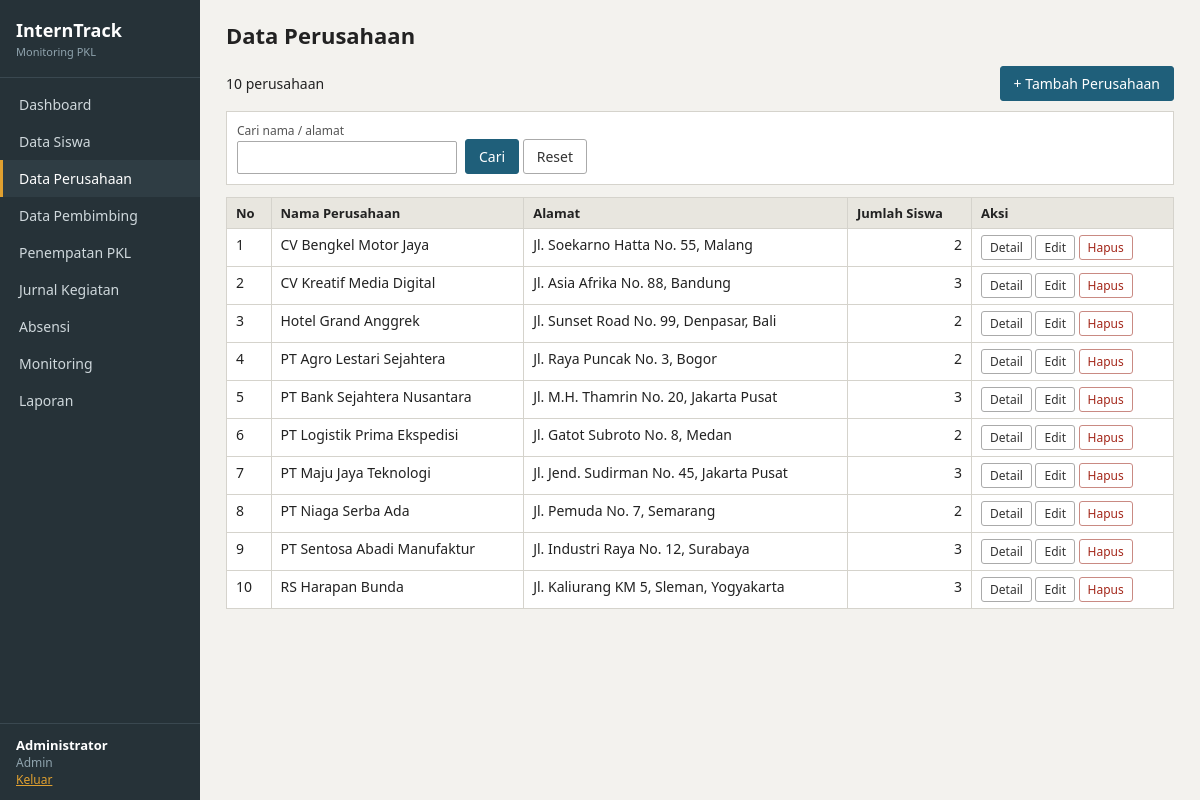
The page /admin/perusahaan.php (signed in) on the database its author committed.
### tables this page shows
CREATE TABLE perusahaan (
    id_perusahaan INT AUTO_INCREMENT,
    nama_perusahaan VARCHAR(100) NOT NULL,
    alamat TEXT,
    id_user INT UNIQUE,
    PRIMARY KEY (id_perusahaan),
    FOREIGN KEY (id_user) REFERENCES users(id_user) ON DELETE SET NULL ON UPDATE CASCADE
);

### admin/perusahaan.php (the view, shortened to what this page needs)
<?php
require __DIR__ . '/../config/config.php';
    ?>
    <?php
$qs = get('q');
$where = '1=1'; $par = [];
$rows = all("SELECT p.*, (SELECT COUNT(*) FROM siswa s WHERE s.id_perusahaan = p.id_perusahaan) jml FROM perusahaan p WHERE $where ORDER BY p.nama_perusahaan", $par);
page_start('Data Perusahaan', 'perusahaan.php');
?>
<div class="top"><span><?= count($rows) ?> perusahaan</span><a class="btn" href="perusahaan.php?act=add">+ Tambah Perusahaan</a></div>
<form method="get" class="filter">
    <div><label>Cari nama / alamat</label><input type="text" name="q" value="<?= e($qs) ?>"></div>
    <div><button class="btn">Cari</button> <a class="btn btn-gray" href="perusahaan.php">Reset</a></div>
</form>
<table>
    <tr><th>No</th><th>Nama Perusahaan</th><th>Alamat</th><th>Jumlah Siswa</th><th>Aksi</th></tr>
    <?php foreach ($rows as $i => $r): ?>
        <tr>
            <td><?= $i + 1 ?></td>
            <td><?= e($r['nama_perusahaan']) ?></td>
            <td><?= e($r['alamat']) ?></td>
            <td class="num"><?= $r['jml'] ?></td>
            <td class="act">
                <a class="btn btn-sm btn-gray" href="perusahaan.php?act=detail&id=<?= $r['id_perusahaan'] ?>">Detail</a>
                <a class="btn btn-sm btn-gray" href="perusahaan.php?act=edit&id=<?= $r['id_perusahaan'] ?>">Edit</a>
                <?= delete_form('perusahaan.php', $r['id_perusahaan'], 'Hapus', 'Hapus ' . $r['nama_perusahaan'] . '? Siswa di sana akan menjadi belum ditempatkan.') ?>
            </td>
        </tr>
    <?php endforeach; ?>
</table>
<?php page_end(); ?>

### config/config.php (shortened to what this page needs)
<?php
$DB_HOST = 'localhost';
$DB_NAME = 'interntrack';
$DB_USER = 'root';
$DB_PASS = '';
try {
    $db = new PDO("mysql:host=$DB_HOST;dbname=$DB_NAME;charset=utf8mb4", $DB_USER, $DB_PASS, [
        PDO::ATTR_ERRMODE => PDO::ERRMODE_EXCEPTION,
        PDO::ATTR_DEFAULT_FETCH_MODE => PDO::FETCH_ASSOC,
    ]);
} catch (PDOException $ex) {
    die('Koneksi database gagal. Pastikan database "' . htmlspecialchars($DB_NAME) . '" sudah dibuat dan SQL sudah di-import. <br>' . htmlspecialchars($ex->getMessage()));
}
function q($sql, $params = []) { global $db; $st = $db->prepare($sql); $st->execute($params); return $st; }
function all($sql, $params = []) { return q($sql, $params)->fetchAll(); }
function e($s) { return htmlspecialchars((string)$s, ENT_QUOTES, 'UTF-8'); }
function get($k) { return trim($_GET[$k] ?? ''); }
function me() { return $_SESSION['user'] ?? null; }
function page_start($title, $active = '') {
    $u = me();
    $all = ['admin', 'pembimbing', 'perusahaan', 'siswa'];
    $a = BASE . ($u['role'] === 'siswa' ? '/siswa/' : '/admin/');
    $menu = [
        [$a . 'dashboard.php', 'Dashboard', $all],
        [$a . 'siswa.php', 'Data Siswa', ['admin', 'pembimbing', 'perusahaan']],
        [$a . 'perusahaan.php', 'Data Perusahaan', ['admin']],
        [$a . 'pembimbing.php', 'Data Pembimbing', ['admin']],
        [$a . 'penempatan.php', 'Penempatan PKL', ['admin']],
        [$a . 'jurnal.php', 'Jurnal Kegiatan', $all],
        [$a . 'absensi.php', 'Absensi', $all],
        [$a . 'monitoring.php', 'Monitoring', $all],
        [BASE . '/laporan/laporan.php', 'Laporan', ['admin', 'pembimbing', 'perusahaan']],
    ];
    $roleLabel = ['admin' => 'Admin', 'pembimbing' => 'Guru Pembimbing', 'perusahaan' => 'Perusahaan', 'siswa' => 'Siswa'];
    echo '<!DOCTYPE html><html lang="id"><head><meta charset="utf-8"><meta name="viewport" content="width=device-width, initial-scale=1">';
    echo '<title>' . e($title) . ' - InternTrack</title><link rel="stylesheet" href="' . BASE . '/assets/style.css"></head><body>';
    echo '<div class="side"><div class="brand">InternTrack<small>Monitoring PKL</small></div><ul>';
    foreach ($menu as $m) {
        echo '<li><a href="' . $m[0] . '"' . ($active === basename($m[0]) ? ' class="on"' : '') . '>' . $m[1] . '</a></li>';
    }
    echo '</ul><div class="who"><b>' . e($u['name']) . '</b><br>' . $roleLabel[$u['role']] . '<br><a href="' . BASE . '/auth/logout.php">Keluar</a></div></div>';
    echo '<div class="main"><h1>' . e($title) . '</h1>';
}
function page_end() {
    echo '</div></body></html>';
}
function delete_form($url, $id, $label = 'Hapus', $pesan = 'Yakin ingin menghapus data ini?') {
    return '<form method="post" action="' . e($url) . '" class="inline" onsubmit="return confirm(\'' . e($pesan) . '\')">'
        . '<input type="hidden" name="do" value="delete"><input type="hidden" name="id" value="' . (int)$id . '">'
        . '<button class="btn btn-sm btn-red">' . e($label) . '</button></form>';
}

### assets/style.css (style rules this page uses)
* { box-sizing: border-box; }
body { margin: 0; font-family: "Segoe UI", Arial, sans-serif; font-size: 14px; color: #222; background: #f3f2ee; }
a { color: #1f5f7a; }
.side { position: fixed; top: 0; left: 0; bottom: 0; width: 200px; background: #263238; color: #cfd8dc; display: flex; flex-direction: column; }
.brand { padding: 18px 16px; font-size: 18px; font-weight: bold; color: #fff; border-bottom: 1px solid #3a4850; }
.brand small { display: block; font-size: 11px; font-weight: normal; color: #90a4ae; margin-top: 2px; }
.side ul { list-style: none; margin: 0; padding: 8px 0; flex: 1; }
.side li a { display: block; padding: 9px 16px; color: #cfd8dc; text-decoration: none; border-left: 3px solid transparent; }
.side li a.on { background: #2f3d44; border-left-color: #e0a030; color: #fff; }
.who { padding: 12px 16px; font-size: 12px; border-top: 1px solid #3a4850; color: #90a4ae; }
.who b { color: #fff; font-size: 13px; }
.who a { color: #e0a030; }
.main { margin-left: 200px; padding: 20px 26px 40px; }
h1 { font-size: 22px; margin: 0 0 16px; }
.btn { display: inline-block; padding: 7px 13px; font: inherit; border: 1px solid #1f5f7a; background: #1f5f7a; color: #fff; text-decoration: none; cursor: pointer; border-radius: 3px; }
.btn-gray { background: #fff; color: #333; border-color: #aaa; }
.btn-red { background: #fff; color: #a32619; border-color: #c98a83; }
.btn-sm { padding: 3px 8px; font-size: 12px; }
form.inline { display: inline; }
table { border-collapse: collapse; width: 100%; background: #fff; }
th, td { border: 1px solid #d5d3cc; padding: 6px 9px; text-align: left; vertical-align: top; }
th { background: #e8e6df; font-size: 13px; }
td.num, th.num { text-align: right; }
td.act { white-space: nowrap; }
.filter { background: #fff; border: 1px solid #d5d3cc; padding: 10px; margin-bottom: 12px; display: flex; flex-wrap: wrap; gap: 8px; align-items: end; }
.filter label { display: block; font-size: 12px; color: #555; margin-bottom: 2px; }
.top { display: flex; justify-content: space-between; align-items: center; margin-bottom: 10px; gap: 10px; }
input[type=text], input[type=password], input[type=date], input[type=time], select, textarea { font: inherit; padding: 6px 8px; border: 1px solid #aaa; background: #fff; border-radius: 2px; max-width: 100%; }

### rows shown on the page
perusahaan: nama_perusahaan "CV Bengkel Motor Jaya", alamat "Jl. Soekarno Hatta No. 55, Malang", jml "2"
perusahaan: nama_perusahaan "CV Kreatif Media Digital", alamat "Jl. Asia Afrika No. 88, Bandung", jml "3"
perusahaan: nama_perusahaan "Hotel Grand Anggrek", alamat "Jl. Sunset Road No. 99, Denpasar, Bali", jml "2"
perusahaan: nama_perusahaan "PT Agro Lestari Sejahtera", alamat "Jl. Raya Puncak No. 3, Bogor", jml "2"
perusahaan: nama_perusahaan "PT Bank Sejahtera Nusantara", alamat "Jl. M.H. Thamrin No. 20, Jakarta Pusat", jml "3"
perusahaan: nama_perusahaan "PT Logistik Prima Ekspedisi", alamat "Jl. Gatot Subroto No. 8, Medan", jml "2"
perusahaan: nama_perusahaan "PT Maju Jaya Teknologi", alamat "Jl. Jend. Sudirman No. 45, Jakarta Pusat", jml "3"
perusahaan: nama_perusahaan "PT Niaga Serba Ada", alamat "Jl. Pemuda No. 7, Semarang", jml "2"
perusahaan: nama_perusahaan "PT Sentosa Abadi Manufaktur", alamat "Jl. Industri Raya No. 12, Surabaya", jml "3"
perusahaan: nama_perusahaan "RS Harapan Bunda", alamat "Jl. Kaliurang KM 5, Sleman, Yogyakarta", jml "3"

### other values the page prints
$m[1] "Dashboard"
$m[1] "Data Siswa"
$m[1] "Data Perusahaan"
$m[1] "Data Pembimbing"
$m[1] "Penempatan PKL"
$m[1] "Jurnal Kegiatan"
$m[1] "Absensi"
$m[1] "Monitoring"
$m[1] "Laporan"
$u['name'] "Administrator"
$roleLabel[$u['role']] "Admin"
$title "Data Perusahaan"
count($rows) "10"
